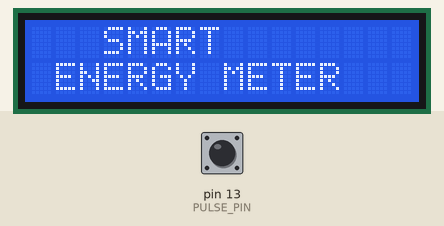
Simulated run of this sketch. Board: Arduino Uno, built with avr-gcc and run on an emulated ATmega328P. Shown: 16×2 character LCD. The inputs (shaded band) are chosen by the test bench; at power-on: pin 13 (PULSE_PIN) LOW. What the sketch prints to the serial monitor is not drawn.

Above: at 0.1 s.
At 3.2 s:
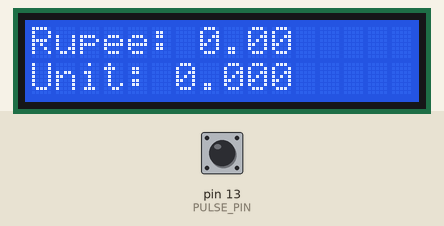
3.3 s: pin 13 (PULSE_PIN) pulsed HIGH 5 times (0.12 s each, 0.3 s apart)
At 4.3 s:
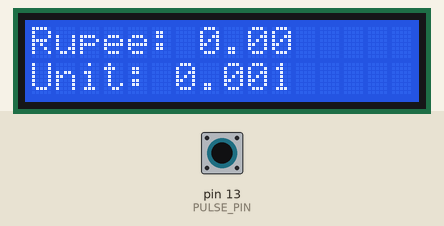
Timing chart, 0 to 6.3 s (numbered marks = the images above; inputs shaded):
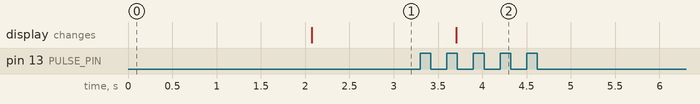

Measured:
- after the input at 3.3 s, the display: changes after 0.41 s (image 2)

The sketch:

Energymeter.ino
```cpp
//Author: Sharit Sundar

#include <LiquidCrystal.h>

#define PULSE_PIN 13
#define PULSES_PER_UNIT 1000
#define COST_PER_UNIT 7.0
#define PULSE_VALUE 0.3125   // energy per pulse in watt-seconds (or appropriate unit)

// Initialize LiquidCrystal object with pins (rs, enable, d4, d5, d6, d7)
LiquidCrystal lcd(12, 11, 5, 4, 3, 2);

// Global pulse count
volatile unsigned long pulseCount = 0;

// Function prototypes
void sendEnergyUsageSMS(float units, float cost);
void updateLCD(float units, float cost);

void setup() {
  Serial.begin(9600);
  pinMode(PULSE_PIN, INPUT);

  // Initialize LCD
  lcd.begin(16, 2);
  lcd.clear();
  lcd.setCursor(0, 0);
  lcd.print("   SMART    ");
  lcd.setCursor(0, 1);
  lcd.print(" ENERGY METER");
  delay(2000);
  lcd.clear();
}

void loop() {
  static int pulseBatchCount = 0;
  static unsigned long lastPulseState = LOW;

  float unitsConsumed = (pulseCount * PULSE_VALUE) / PULSES_PER_UNIT;
  float cost = unitsConsumed * COST_PER_UNIT;

  // Read current pulse state
  int currentPulseState = digitalRead(PULSE_PIN);

  // Detect rising edge on pulse input to count pulses
  if (lastPulseState == LOW && currentPulseState == HIGH) {
    pulseCount++;
    pulseBatchCount++;
  }
  lastPulseState = currentPulseState;

  // Send SMS after every 3 pulses counted
  if (pulseBatchCount >= 3) {
    sendEnergyUsageSMS(unitsConsumed, cost);
    pulseBatchCount = 0;
  }

  updateLCD(unitsConsumed, cost);
  delay(50);  // small delay to reduce flicker and debouncing
}

// Function to send SMS with energy usage info via GSM module commands
void sendEnergyUsageSMS(float units, float cost) {
  Serial.write("AT+CMGF=1\r\n");        // Set SMS to text mode
  delay(1000);
  Serial.write("AT+CMGS=\"*phone_number*\"\r\n"); // Replace with actual phone number
  delay(1000);

  Serial.print("Unit: ");
  Serial.print(units, 3);  // print with 3 decimal places
  Serial.print(" kWh\n");

  Serial.print("Rupee: ");
  Serial.print(cost, 2);   // print with 2 decimal places
  Serial.print(" Rs\n");

  Serial.write((char)26); // ASCII code for Ctrl+Z to send SMS
  delay(1000);
}

// Function to update LCD display with current cost and units
void updateLCD(float units, float cost) {
  lcd.clear();
  lcd.setCursor(0, 0);
  lcd.print("Rupee: ");
  lcd.print(cost, 2);

  lcd.setCursor(0, 1);
  lcd.print("Unit: ");
  lcd.print(units, 3);
}
```
